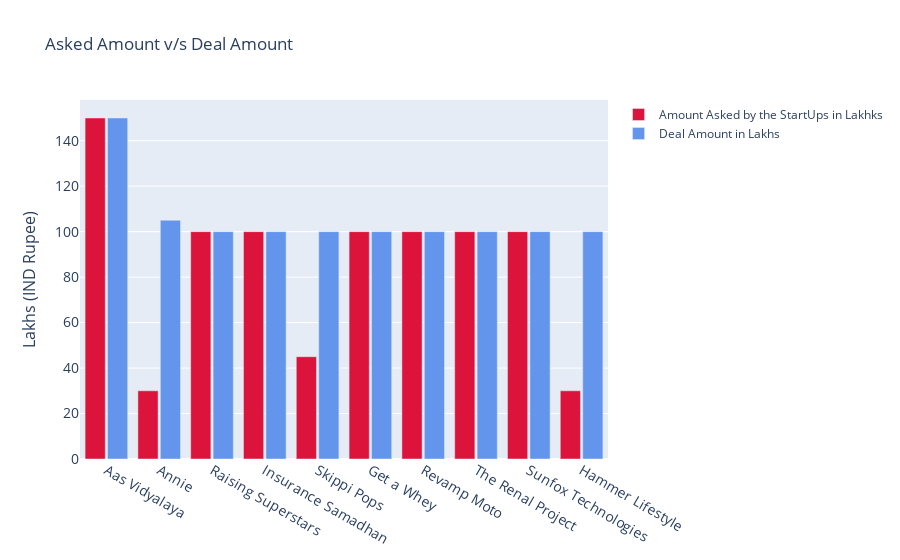

The code cell stored with this chart in its notebook:
### Code cell
# plotting a graph to see the variation in asked amount and deal amount of top 10 startup.

fig = go.Figure()

fig.add_traces(go.Bar( x = brands_top10, y = asked_amount,
                     name = 'Amount Asked by the StartUps in Lakhks',
                     marker_color = 'crimson'))
fig.add_traces(go.Bar(x = brands_top10, y = deal_amount,
                     name = 'Deal Amount in Lakhs',
                     marker_color = 'cornflowerblue'))

fig.update_layout(
    title = 'Asked Amount v/s Deal Amount',
    xaxis_tickfont_size = 14,
    yaxis = dict(
        title = 'Lakhs (IND Rupee)',
        titlefont_size = 16,
        tickfont_size = 14),
    barmode = 'group',
    bargap = 0.15,
    bargroupgap = 0.1)

fig.show()

### Figure 1 — Plotly figure (JSON) as saved in the notebook; plotly's stock layout.template omitted (floating-point values rounded to 4 significant figures)
{"data": [{"marker": {"color": "crimson"}, "name": "Amount Asked by the StartUps in Lakhks", "type": "bar", "x": ["Aas Vidyalaya", "Annie", "Raising Superstars", "Insurance Samadhan", "Skippi Pops", "Get a Whey", "Revamp Moto", "The Renal Project", "Sunfox Technologies", "Hammer Lifestyle"], "y": [150, 30, 100, 100, 45, 100, 100, 100, 100, 30]}, {"marker": {"color": "cornflowerblue"}, "name": "Deal Amount in Lakhs", "type": "bar", "x": ["Aas Vidyalaya", "Annie", "Raising Superstars", "Insurance Samadhan", "Skippi Pops", "Get a Whey", "Revamp Moto", "The Renal Project", "Sunfox Technologies", "Hammer Lifestyle"], "y": [150, 105, 100, 100, 100, 100, 100, 100, 100, 100]}], "layout": {"bargap": 0.15, "bargroupgap": 0.1, "barmode": "group", "title": {"text": "Asked Amount v/s Deal Amount"}, "xaxis": {"tickfont": {"size": 14}}, "yaxis": {"tickfont": {"size": 14}, "title": {"font": {"size": 16}, "text": "Lakhs (IND Rupee)"}}}}
